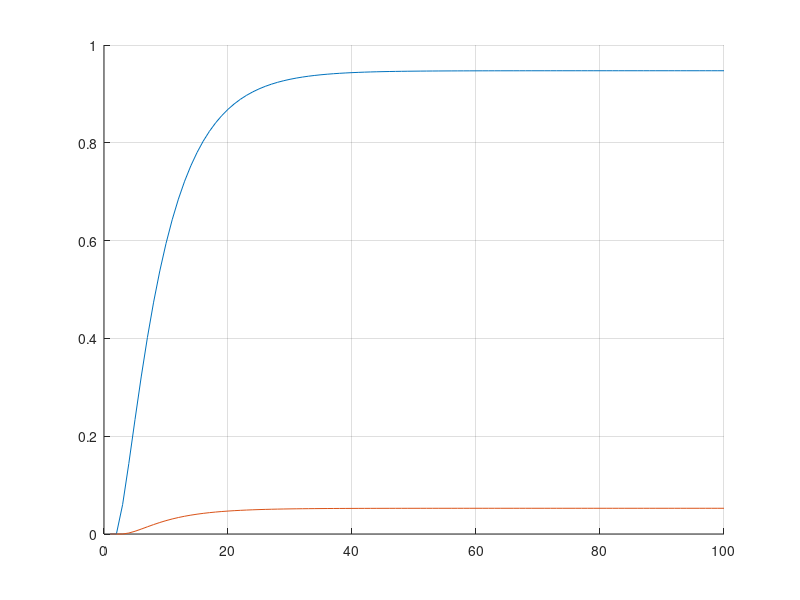

Reproduce this figure in MATLAB.
%%
n = 100;

T = [0.8    0       0.3     0   0
     0.2    0.6     0.2     0   0
     0      0.1     0.4     0   0
     0      0.3     0       1   0
     0      0       0.1     0   1]


V = [1   0   0   0   0]';

probFinalA = zeros(1, n);
probFinalB = zeros(1, n);

%%
estadoFinal = 4;
probFinalA(1) = V(estadoFinal);

for i = 1:1:n-1
    probEstado = (T^i) * V;
    probFinalA(i+1) = probEstado(estadoFinal);
end


estadoFinal = 5;
probFinalB(1) = V(estadoFinal);

for i = 1:1:n-1
    probEstado = (T^i) * V;
    probFinalB(i+1) = probEstado(estadoFinal);
end

%%
hold on;
plot(1:1:n, probFinalA);
plot(1:1:n, probFinalB);
grid on;
hold off;


% As probabilidades de estar no estado 3 e 5 aumentam até quase cobrirem
% chegaram a uma soma de 1. Isto acontece pois ambos são estados
% absorventes.
% É de notar que a probabilidade de chegar ao estado 3 é muito
% maior do que a probabilidade de chegar ao estado 5, mas as curvas ainda são semelhantes.